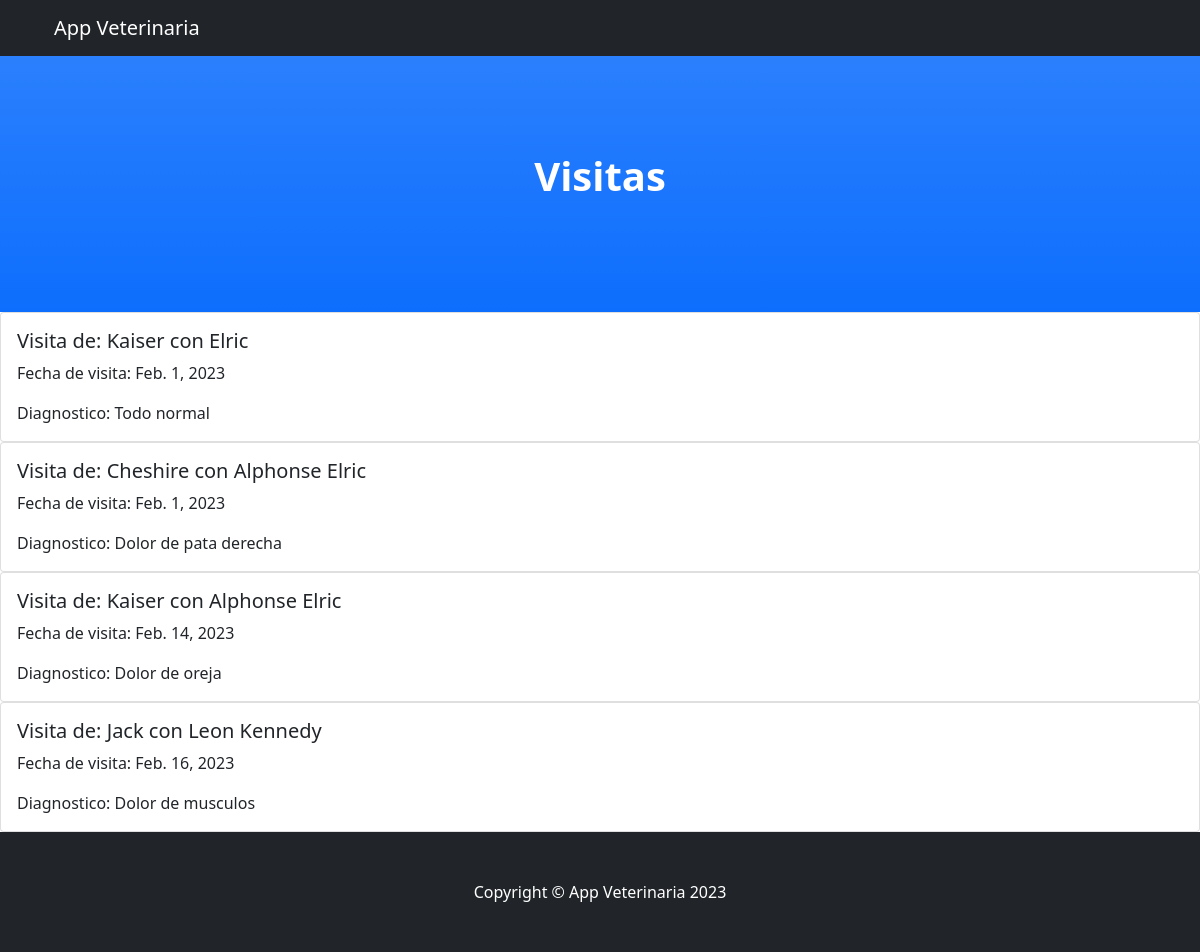
Screenshot of /AppVeterinaria/visitas/ with the database file from the repository.
### AppVeterinaria/models.py (models this page shows)
class Visita (models.Model):
    fecha_visita = models.DateField()
    nombre_paciente = models.CharField(max_length=64)
    nombre_profesional = models.CharField(max_length=64)
    diagnostico = models.CharField(max_length= 255)
    medicacion = models.CharField(max_length= 255, blank=True)
    proximo_control = models.DateField()

### AppVeterinaria/views.py (the view)
# urls.py: path('visitas/', ver_visitas, name="Visitas"),
def ver_visitas(request):
    visitas = Visita.objects.all()
    return render(request, "AppVeterinaria/verVisitas.html", {"visitas": visitas})

### AppVeterinaria/templates/AppVeterinaria/verVisitas.html
{% extends "AppVeterinaria/padre.html" %}
{% load static %}
{% block titulo %}
    Visitas
{% endblock %}
{% block contenido %}
<div class="card-deck">
    {% for visita in visitas %}
    <div class="card">
      <div class="card-body">
        <h5 class="card-title">Visita de: {{ visita.nombre_paciente }} con {{ visita.nombre_profesional }}</h5>
        <p class="card-text">Fecha de visita: {{ visita.fecha_visita }}</p>
        <p class="card-text">Diagnostico: {{ visita.diagnostico }}</p>
      </div>
    </div>
  {% endfor %}
</div>
{% endblock %}

### rows the page displays
Visita: nombre_paciente "Kaiser", nombre_profesional "Elric", fecha_visita "Feb. 1, 2023", diagnostico "Todo normal"
Visita: nombre_paciente "Cheshire", nombre_profesional "Alphonse Elric", fecha_visita "Feb. 1, 2023", diagnostico "Dolor de pata derecha"
Visita: nombre_paciente "Kaiser", nombre_profesional "Alphonse Elric", fecha_visita "Feb. 14, 2023", diagnostico "Dolor de oreja"
Visita: nombre_paciente "Jack", nombre_profesional "Leon Kennedy", fecha_visita "Feb. 16, 2023", diagnostico "Dolor de musculos"
